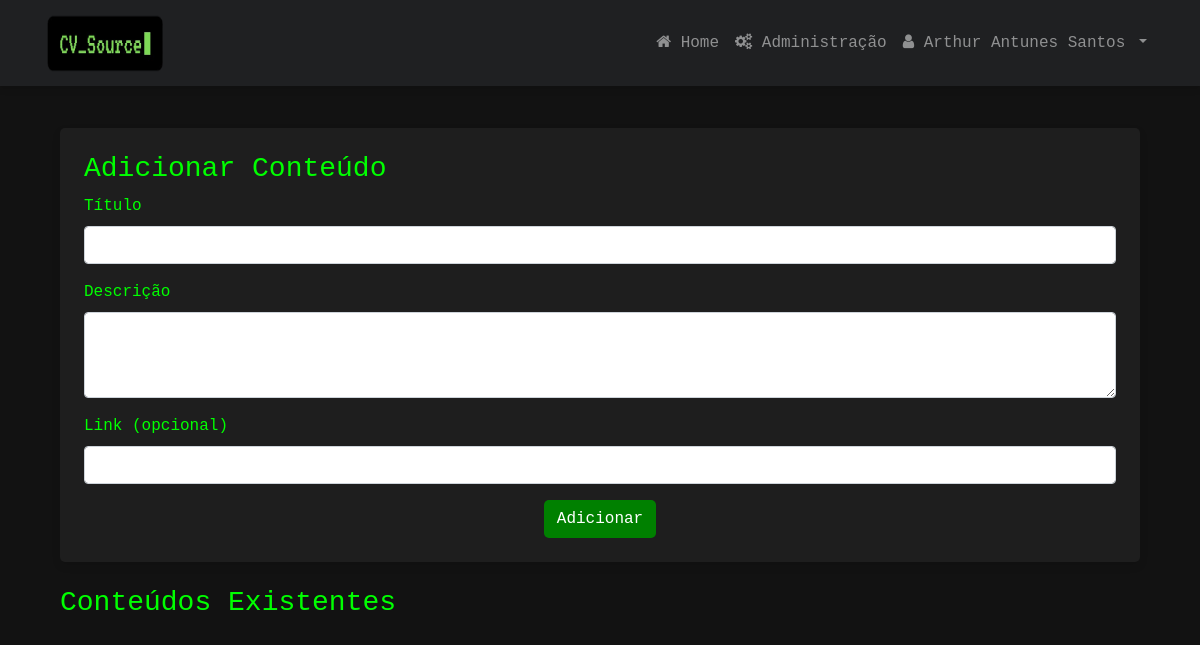
Page /admin/content (signed in) on the earlier database version.
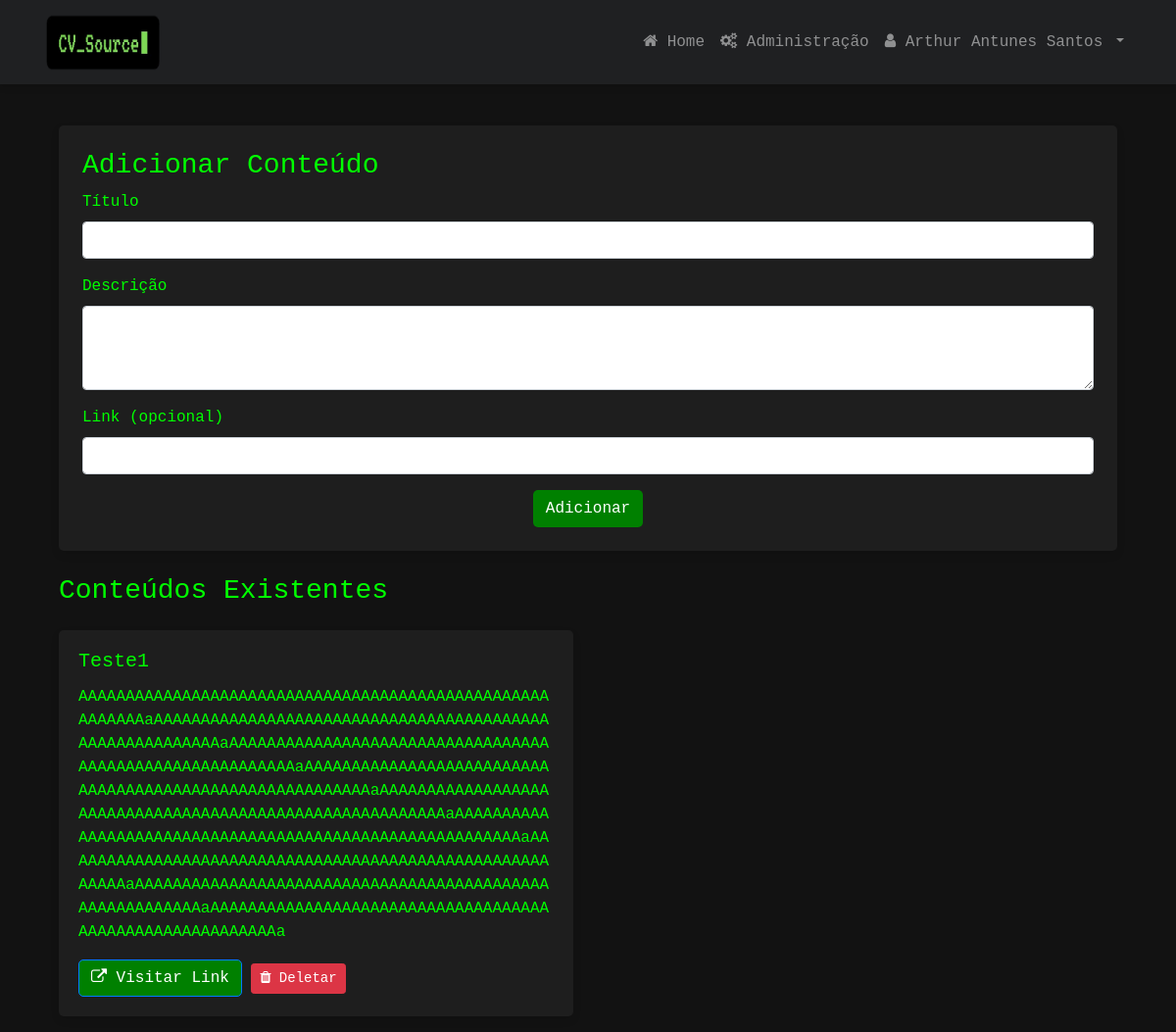
Same page on the later database version.
### website/models.py (models this page shows, shortened)
class Content(db.Model):
    id = db.Column(db.Integer, primary_key=True)
    title = db.Column(db.String(150), nullable=False)
    description = db.Column(db.String(500), nullable=False)
    link = db.Column(db.String(500))

### website/views.py (the view, shortened to what this page needs)
@views.route('/admin/content', methods=['GET', 'POST'])
@login_required
def admin_content():
    if not current_user.is_admin:
        flash('Acesso negado: apenas administradores podem acessar esta página.', 'error')
        return redirect(url_for('views.home'))
    contents = Content.query.all()
    return render_template('admin_content.html', contents=contents)

### website/__init__.py (called while the page is built)
def create_app():
    app = Flask(__name__)
    app.config['SECRET_KEY'] = 'your_secret_key'  # Substitua por uma chave segura
    app.config['SQLALCHEMY_DATABASE_URI'] = f'sqlite:///{DB_NAME}'
    db.init_app(app)
    from .views import views
    from .auth import auth
    app.register_blueprint(views, url_prefix='/')
    app.register_blueprint(auth, url_prefix='/')
    from .models import User, Content
    with app.app_context():
        db.create_all()
    login_manager = LoginManager()
    login_manager.login_view = 'auth.login'
    login_manager.init_app(app)
    @login_manager.user_loader
    def load_user(id):
        return User.query.get(int(id))
    @app.context_processor
    def inject_user():
        return dict(user=current_user)
    return app

### website/templates/admin_content.html (shortened to what this page needs)
{% extends "base.html" %}
{% block content %}
<div class="container mt-5">
    <div class="card card-custom p-4 mb-4">
        <h3>Adicionar Conteúdo</h3>
        <form method="POST">
            <div class="form-group">
                <label for="title">Título</label>
                <input type="text" class="form-control" id="title" name="title" required>
            </div>
            <div class="form-group">
                <label for="description">Descrição</label>
                <textarea class="form-control" id="description" name="description" rows="3" required></textarea>
            </div>
            <div class="form-group">
                <label for="link">Link (opcional)</label>
                <input type="url" class="form-control" id="link" name="link">
            </div>
            <div class="text-center">
                <button type="submit" class="btn btn-custom">Adicionar</button>
            </div>
        </form>
    </div>
    <h3>Conteúdos Existentes</h3>
    <div class="row mt-4">
        {% for content in contents %}
        <div class="col-md-6 mb-3">
            <div class="card card-custom">
                <div class="card-body">
                    <h5 class="card-title">{{ content.title }}</h5>
                    <p class="card-text">{{ content.description }}</p>
                    {% if content.link %}
                    <a href="{{ content.link }}" class="btn btn-outline-primary btn-custom" target="_blank">
                        <i class="fa fa-external-link"></i> Visitar Link
                    </a>
                    {% endif %}
                    <form action="{{ url_for('views.delete_content', content_id=content.id) }}" method="POST" style="display:inline;">
                        <button type="submit" class="btn btn-danger btn-sm" onclick="return confirm('Tem certeza que deseja deletar este conteúdo?');">
                            <i class="fa fa-trash"></i> Deletar
                        </button>
                    </form>
                </div>
            </div>
        </div>
        {% endfor %}
    </div>
</div>
{% endblock %}

Differences in the rows shown:
added Content: title "Teste1", description "AAAAAAAAAAAAAAAAAAAAAAAAAAAAAAAAAAAAAAAAAAAAAAAAAAAAAAAAAaAAAAAAAAAAAAAAAAAAAAAAAAAAAAAAAAAAAAAAAAAAAAAAAAAAAAAAAAAaAAAAAAAAAAAAAAAAAAAAAAAAAAAAAAAAAAAAAAAAAAAAAAAAAAAAAAAAAaAAAAAAAAAAAAAAAAAAAAAAAAAAAAAAAAAAAAAAAAAAAAAAAAAAAAAAAAAaAAAAAAAAAAAAAAAAAAAAAAAAAAAAAAAAAAAAAAAAAAAAAAAAAAAAAAAAAaAAAAAAAAAAAAAAAAAAAAAAAAAAAAAAAAAAAAAAAAAAAAAAAAAAAAAAAAAaAAAAAAAAAAAAAAAAAAAAAAAAAAAAAAAAAAAAAAAAAAAAAAAAAAAAAAAAAaAAAAAAAAAAAAAAAAAAAAAAAAAAAAAAAAAAAAAAAAAAAAAAAAAAAAAAAAAaAAAAAAAAAAAAAAAAAAAAAAAAAAAAAAAAAAAAAAAAAAAAAAAAAAAAAAAAAa"
